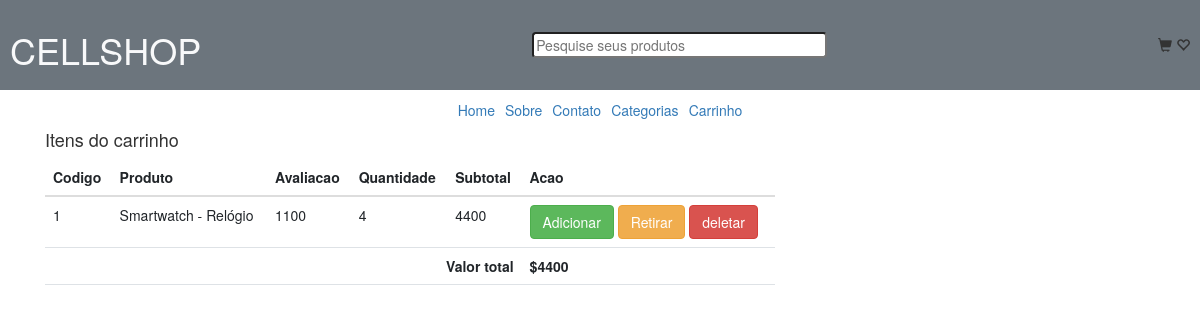
Page /meu-carro/ (signed in) on the earlier database version.
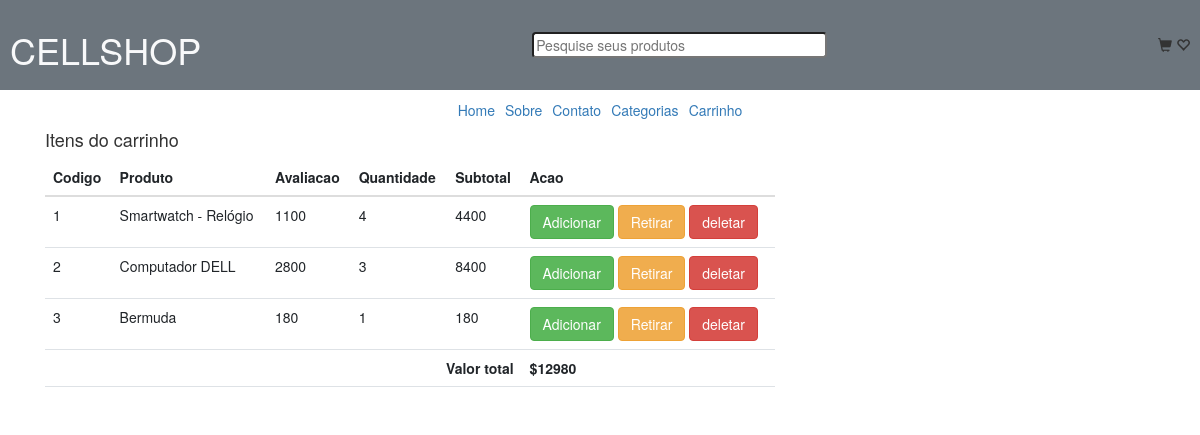
Same page on the later database version.
### lojaapp/models.py (models this page shows, shortened)
class CarroProduto(models.Model):
    carro = models.ForeignKey(Carro, on_delete=models.CASCADE)
    produto = models.ForeignKey(Produto, on_delete=models.CASCADE)
    avaliacao_produto = models.PositiveIntegerField()
    quantidade = models.PositiveIntegerField()
    sub_total = models.PositiveIntegerField()

class Produto(models.Model):
    titulo = models.CharField(max_length=100)
    slug = models.SlugField(unique=True, max_length=100)
    categoria = models.ForeignKey(Categoria, on_delete=models.CASCADE)
    imagem = models.ImageField(upload_to="produtos")
    preco_mercado = models.PositiveIntegerField()
    venda = models.PositiveIntegerField()
    descricao = models.TextField()
    garantia = models.CharField(max_length=100, null=True, blank=True)
    return_devolucao = models.CharField(max_length=300, null=True, blank=True)
    visualizacao = models.PositiveIntegerField(default=0)

class Carro(models.Model):
    cliente = models.ForeignKey(Cliente, on_delete=models.SET_NULL, null=True, blank=True)
    total = models.PositiveIntegerField(default=0)
    criado_em = models.DateField(auto_now_add=True)

### lojaapp/views.py (the view)
# urls.py: path("meu-carro/", MeuCarroView.as_view(), name="meucarro"),
class MeuCarroView(TemplateView):
    template_name = "meucarro.html"
    def get_context_data(self, **kwargs):
        context = super().get_context_data(**kwargs)
        carro_id = self.request.session.get("carro_id", None)
        if carro_id:
            carro = Carro.objects.get(id=carro_id)
        else:
            carro = None
        context['carro'] = carro
        return context

### templates/meucarro.html
{% extends 'base.html' %} {% block content%}
<div class="container">
  <div class="row">
    <div class="col-md-8">
      <h4>Itens do carrinho</h4>
      <table class="table">
        <thead>
          <tr>
            <th>Codigo</th>
            <th>Produto</th>
            <th>Avaliacao</th>
            <th>Quantidade</th>
            <th>Subtotal</th>
            <th>Acao</th>
          </tr>
        </thead>
        <tbody>
          {% for cp in carro.carroproduto_set.all %}
          <tr>
            <td>{{ forloop.counter }}</td>
            <td>{{ cp.produto.titulo }}</td>
            <td>{{ cp.avaliacao_produto }}</td>
            <td>{{ cp.quantidade}}</td>
            <td>{{ cp.sub_total }}</td>
            <td>
              <a
                href="{% url 'lojaapp:manipularcarro' cp.id %}?acao=inc"
                class="btn btn-success"
                >Adicionar
              </a>
              <a
                href="{% url 'lojaapp:manipularcarro' cp.id %}?acao=dcr"
                class="btn btn-warning"
                >Retirar</a
              >
              <a
                href="{% url 'lojaapp:manipularcarro' cp.id %}?acao=rmv"
                class="btn btn-danger"
                >deletar</a
              >
            </td>
          </tr>
          {% endfor %}
          <tr>
            <th colspan="5" class="text-right">Valor total</th>
            <th>${{carro.total}}</th>
          </tr>
        </tbody>
      </table>
    </div>
  </div>
</div>
{% endblock %}

Differences in the rows shown:
added CarroProduto: produto.titulo "Computador DELL", avaliacao_produto "2800", quantidade "3", sub_total "8400"
added CarroProduto: produto.titulo "Bermuda", avaliacao_produto "180", quantidade "1", sub_total "180"
changed Carro: total "4400" → "12980"
